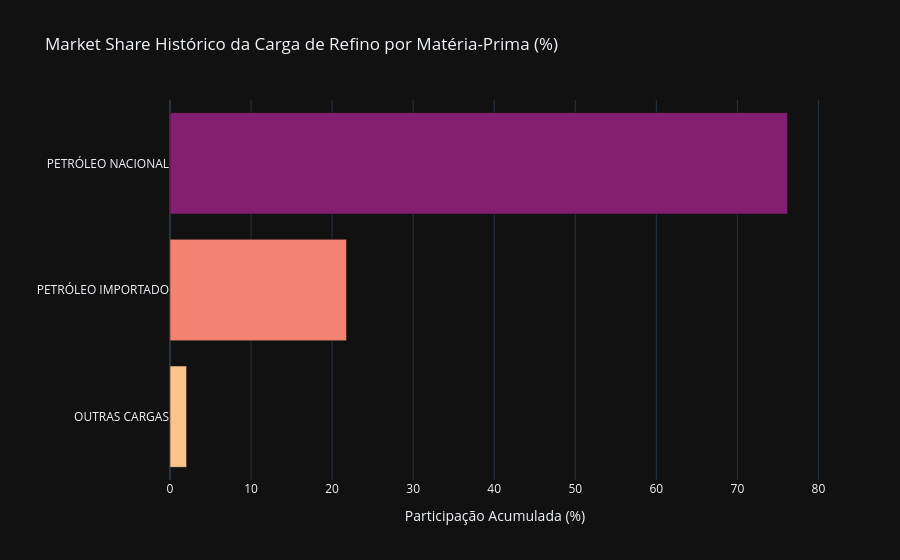

Here is the notebook cell this chart was saved with:
### Code cell
# 1. Market Share Histórico por Matéria-Prima
share_mat = (
    df_ref
    .groupby('materia_prima', as_index=False)['processado']
    .sum()
)

share_mat['share_%'] = (
    share_mat['processado'] /
    share_mat['processado'].sum()
) * 100

share_mat = share_mat.sort_values(
    'share_%',
    ascending=False
)

share_mat["processado_br"] = share_mat["processado"].apply(fmt_br)
share_mat["share_br"] = share_mat["share_%"].apply(fmt_pct_br)

fig_share_mat = px.bar(
    share_mat,
    x='share_%',
    y='materia_prima',
    orientation='h',
    custom_data=['processado_br', 'share_br'],
    color='materia_prima',
    color_discrete_sequence=[
        "#831E70",
        "#F38370",
        "#FBC28A"
    ],
    title='Market Share Histórico da Carga de Refino por Matéria-Prima (%)',
    template='plotly_dark',
    labels={
        "materia_prima": "Matéria-Prima"
    }
)

fig_share_mat.update_layout(
    separators=",.",
    xaxis_title='Participação Acumulada (%)',
    yaxis_title='',
    showlegend=False
)

fig_share_mat.update_traces(
    hovertemplate=
    "<b>Matéria-Prima:</b> %{y}<br>" +
    "<b>Volume Processado:</b> %{customdata[0]} m³<br>" +
    "<b>Participação:</b> %{customdata[1]}" +
    "<extra></extra>"
)

fig_share_mat.show()

### Figure 1 — Plotly figure (JSON) as saved in the notebook; plotly's stock layout.template omitted (floating-point values rounded to 4 significant figures)
{"data": [{"customdata": [["2.674.851.450,00", "76,18%"]], "hovertemplate": "<b>Matéria-Prima:</b> %{y}<br><b>Volume Processado:</b> %{customdata[0]} m³<br><b>Participação:</b> %{customdata[1]}<extra></extra>", "legendgroup": "PETRÓLEO NACIONAL", "marker": {"color": "#831E70", "pattern": {"shape": ""}}, "name": "PETRÓLEO NACIONAL", "orientation": "h", "showlegend": true, "textposition": "auto", "type": "bar", "x": [76.18], "xaxis": "x", "y": ["PETRÓLEO NACIONAL"], "yaxis": "y"}, {"customdata": [["764.482.762,00", "21,77%"]], "hovertemplate": "<b>Matéria-Prima:</b> %{y}<br><b>Volume Processado:</b> %{customdata[0]} m³<br><b>Participação:</b> %{customdata[1]}<extra></extra>", "legendgroup": "PETRÓLEO IMPORTADO", "marker": {"color": "#F38370", "pattern": {"shape": ""}}, "name": "PETRÓLEO IMPORTADO", "orientation": "h", "showlegend": true, "textposition": "auto", "type": "bar", "x": [21.77], "xaxis": "x", "y": ["PETRÓLEO IMPORTADO"], "yaxis": "y"}, {"customdata": [["71.866.519,00", "2,05%"]], "hovertemplate": "<b>Matéria-Prima:</b> %{y}<br><b>Volume Processado:</b> %{customdata[0]} m³<br><b>Participação:</b> %{customdata[1]}<extra></extra>", "legendgroup": "OUTRAS CARGAS", "marker": {"color": "#FBC28A", "pattern": {"shape": ""}}, "name": "OUTRAS CARGAS", "orientation": "h", "showlegend": true, "textposition": "auto", "type": "bar", "x": [2.047], "xaxis": "x", "y": ["OUTRAS CARGAS"], "yaxis": "y"}], "layout": {"barmode": "relative", "legend": {"title": {"text": "Matéria-Prima"}, "tracegroupgap": 0}, "separators": ",.", "showlegend": false, "title": {"text": "Market Share Histórico da Carga de Refino por Matéria-Prima (%)"}, "xaxis": {"anchor": "y", "domain": [0, 1], "title": {"text": "Participação Acumulada (%)"}}, "yaxis": {"anchor": "x", "categoryarray": ["OUTRAS CARGAS", "PETRÓLEO IMPORTADO", "PETRÓLEO NACIONAL"], "categoryorder": "array", "domain": [0, 1], "title": {"text": ""}}}}
